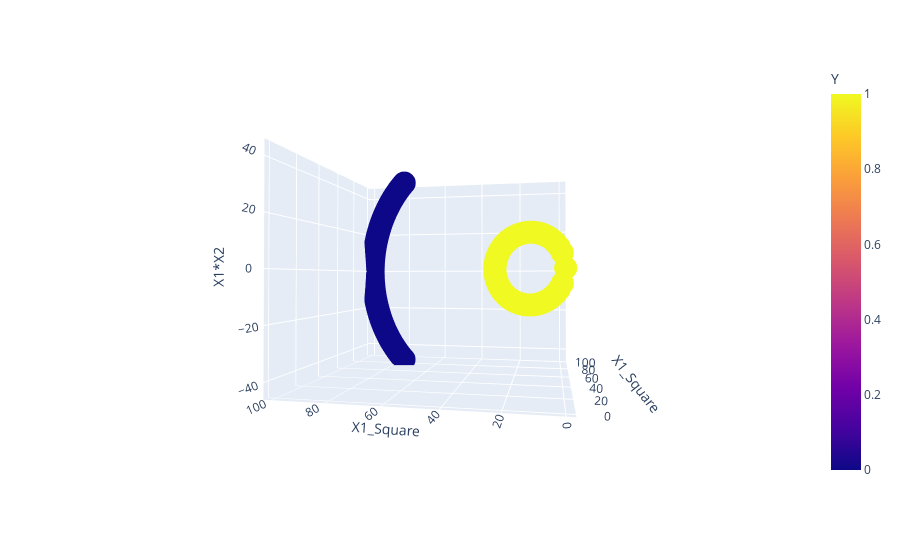

The cell this chart's notebook holds for it:
### Code cell
fig = px.scatter_3d(df, x='X1_Square', y='X1_Square', z='X1*X2',
              color='Y')
fig.show()

### Figure 1 — Plotly figure (JSON) as saved in the notebook; plotly's stock layout.template omitted (floating-point values rounded to 4 significant figures; data arrays with more than 128 entries replaced by an {"elided": "..."} marker saying what was removed)
{"data": [{"hovertemplate": "X1_Square=%{y}<br>X1*X2=%{z}<br>Y=%{marker.color}<extra></extra>", "legendgroup": "", "marker": {"color": {"elided": "400 int values"}, "coloraxis": "coloraxis", "symbol": "circle"}, "mode": "markers", "name": "", "scene": "scene", "showlegend": false, "type": "scatter3d", "x": {"elided": "400 float values"}, "y": {"elided": "400 float values"}, "z": {"elided": "400 float values"}}], "layout": {"autosize": true, "coloraxis": {"colorbar": {"title": {"text": "Y"}}, "colorscale": [[0, "#0d0887"], [0.1111, "#46039f"], [0.2222, "#7201a8"], [0.3333, "#9c179e"], [0.4444, "#bd3786"], [0.5556, "#d8576b"], [0.6667, "#ed7953"], [0.7778, "#fb9f3a"], [0.8889, "#fdca26"], [1, "#f0f921"]]}, "legend": {"tracegroupgap": 0}, "margin": {"t": 60}, "scene": {"aspectmode": "auto", "aspectratio": {"x": 1.049, "y": 1.049, "z": 0.9086}, "camera": {"center": {"x": 0, "y": 0, "z": 0}, "eye": {"x": -2.118, "y": -0.4474, "z": -0.02719}, "projection": {"type": "perspective"}, "up": {"x": 0, "y": 0, "z": 1}}, "domain": {"x": [0, 1], "y": [0, 1]}, "xaxis": {"title": {"text": "X1_Square"}, "type": "linear"}, "yaxis": {"title": {"text": "X1_Square"}, "type": "linear"}, "zaxis": {"title": {"text": "X1*X2"}, "type": "linear"}}}}
